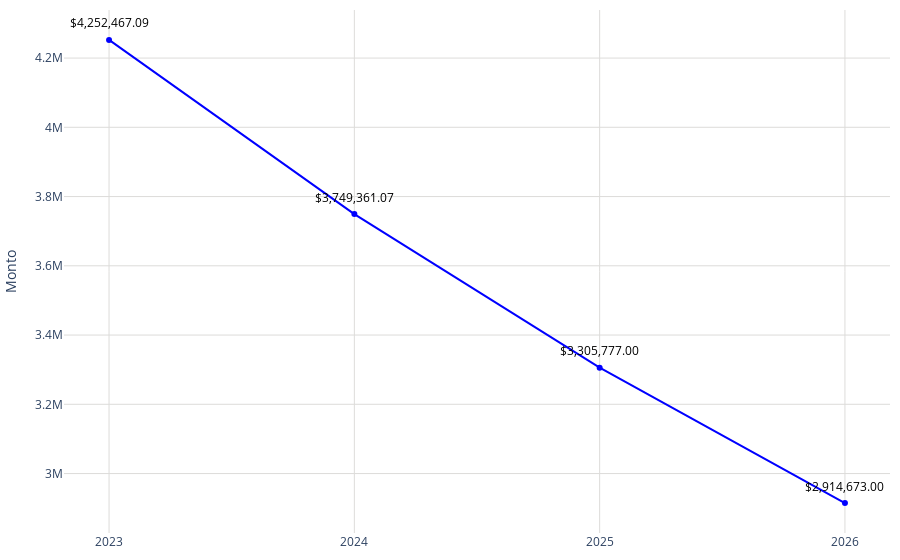

The cell this chart's notebook holds for it:
### Code cell
# Datos
año = nueva_conteo_pachuca['año']
promedio = nueva_conteo_pachuca['precio_promedio']

# Crear una función para formatear los valores grandes en palabras en español
def formatear_numero(valor):
    if valor >= 1_000_000_000_000:
        return f'{valor / 1_000_000_000:.2f} billones'
    elif valor >= 1_000_000_000:
        return f'{valor / 1_000_000_000:.0f} mil millones'  # Mil millones
    elif valor >= 1_000_000:
        return f'{valor / 1_000_000:.0f} millones'  # Millones
    elif valor >= 1_000:
        return f'{valor / 1_000:.0f} mil'  # Mil
    else:
        return str(valor)
# Configurar los valores y el texto del eje Y
tickvals = [4150000000000, 4160000000000, 4170000000000]
ticktext = [formatear_numero(val) for val in tickvals]

fig = go.Figure()
fig.add_trace(go.Scatter(
    x=año,
    y=promedio,
    mode='markers+lines',
    marker=dict(color='blue'),
))
# Agregar anotaciones para mostrar los valores encima de los puntos
for a, p in zip(año, promedio):
    fig.add_annotation(
        x=a,
        y=p,
        text=f"${p:,.2f}",  # Formatear el valor del promedio como moneda
        showarrow=False,
        font=dict(color='black', size=12),
        xshift=0,
        yshift=17,
        textangle=0
    )
# Actualizar diseño
fig.update_layout(
    #title='Plusvalía estimada',   
    yaxis=dict(
        title="Monto",
        gridwidth=1,  # Ancho de las líneas de la cuadrícula
        gridcolor='#dddcda', 

    ),
    xaxis=dict(
        gridcolor='#dddcda', 
        tickmode='array',
        tickvals=año,
        ticktext=año
    ),
    plot_bgcolor='rgba(0,0,0,0)',
        margin=dict(l=10, r=10, t=10, b=10)

)
# Exportar gráfica como archivo HTML
def guardar_grafico_como_html(fig, nombre_archivo, carpeta='graficas'):
    # Crear la carpeta si no existe
    if not os.path.exists(carpeta):
        os.makedirs(carpeta)
    
    # Gráfica como archivo HTML en la carpeta especificada
    pio.write_html(fig, f'{carpeta}/{nombre_archivo}.html')

guardar_grafico_como_html(fig, 'g_scatt_plusvaliaestimada', carpeta='graficas')
fig.show()

### Figure 1 — Plotly figure (JSON) as saved in the notebook; plotly's stock layout.template omitted (floating-point values rounded to 4 significant figures)
{"data": [{"marker": {"color": "blue"}, "mode": "markers+lines", "type": "scatter", "x": [2023, 2024, 2025, 2026], "y": [4252000.0, 3749000.0, 3305777, 2914673]}], "layout": {"annotations": [{"font": {"color": "black", "size": 12}, "showarrow": false, "text": "$4,252,467.09", "textangle": 0, "x": 2023, "xshift": 0, "y": 4252000.0, "yshift": 17}, {"font": {"color": "black", "size": 12}, "showarrow": false, "text": "$3,749,361.07", "textangle": 0, "x": 2024, "xshift": 0, "y": 3749000.0, "yshift": 17}, {"font": {"color": "black", "size": 12}, "showarrow": false, "text": "$3,305,777.00", "textangle": 0, "x": 2025, "xshift": 0, "y": 3305777, "yshift": 17}, {"font": {"color": "black", "size": 12}, "showarrow": false, "text": "$2,914,673.00", "textangle": 0, "x": 2026, "xshift": 0, "y": 2914673, "yshift": 17}], "margin": {"b": 10, "l": 10, "r": 10, "t": 10}, "plot_bgcolor": "rgba(0,0,0,0)", "xaxis": {"gridcolor": "#dddcda", "tickmode": "array", "ticktext": [2023, 2024, 2025, 2026], "tickvals": [2023, 2024, 2025, 2026]}, "yaxis": {"gridcolor": "#dddcda", "gridwidth": 1, "title": {"text": "Monto"}}}}
